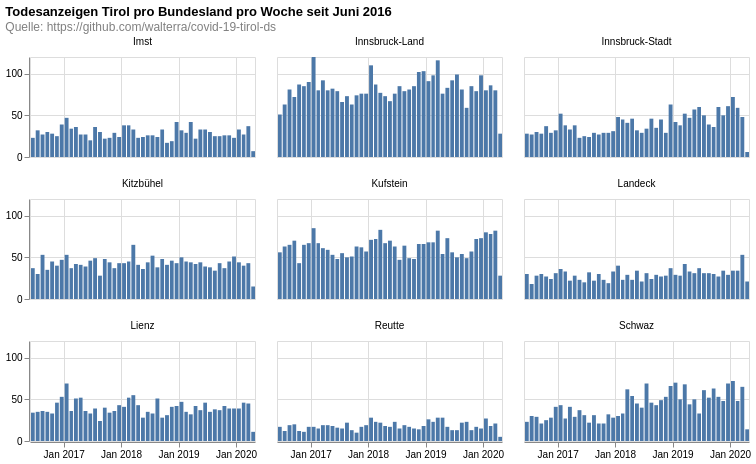

This figure's Vega-Lite source:
### Vega-Lite specification from a JSON file in a GitHub repository (floating-point values rounded to 4 significant figures; data arrays with more than 128 entries replaced by an {"elided": "..."} marker saying what was removed)
{"$schema": "https://vega.github.io/schema/vega-lite/v4.8.1.json", "columns": 3, "config": {"view": {"continuousHeight": 300, "continuousWidth": 400}}, "data": {"name": "data-702e3846f79c8357ebdf51c0a7599743"}, "datasets": {"data-702e3846f79c8357ebdf51c0a7599743": {"elided": "9043 records"}}, "facet": {"field": "district", "title": null, "type": "nominal"}, "spec": {"layer": [{"encoding": {"tooltip": [{"field": "date", "timeUnit": "yearmonth", "type": "temporal"}, {"aggregate": "sum", "field": "count", "type": "quantitative"}], "x": {"field": "date", "timeUnit": "yearmonth", "title": null, "type": "temporal"}, "y": {"aggregate": "sum", "field": "count", "title": null, "type": "quantitative"}}, "height": 100, "mark": "bar", "width": 225}]}, "title": {"color": "black", "subtitle": ["Quelle: https://github.com/walterra/covid-19-tirol-ds"], "subtitleColor": "gray", "text": ["Todesanzeigen Tirol pro Bundesland pro Woche seit Juni 2016"]}}
